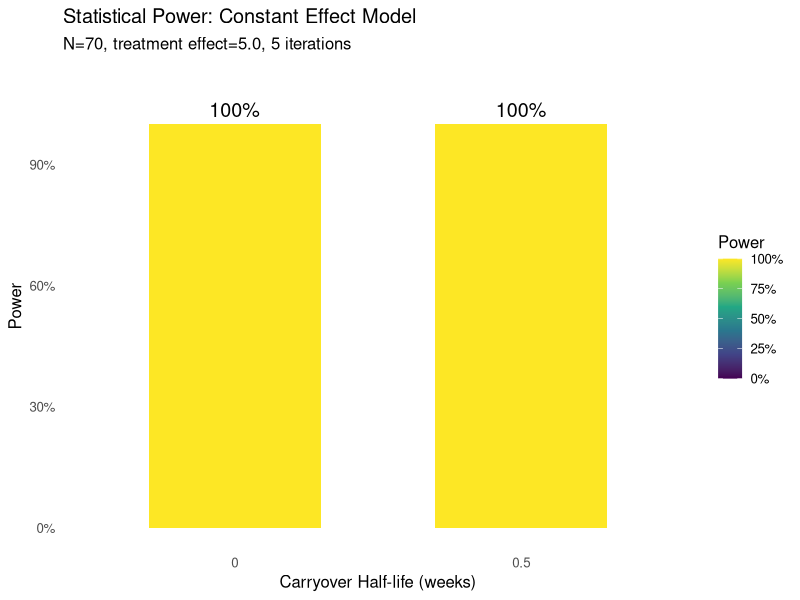

Here is the R script that generated this plot:
# Simplified N-of-1 Trial Simulation - Constant Effect Model
# Maximum simplification for learning

rm(list = ls())
suppressPackageStartupMessages({
  library(tidyverse)
  library(lmerTest)
  library(MASS)
  library(conflicted)
})

# Resolve conflicts
conflicts_prefer(dplyr::select)
conflicts_prefer(dplyr::filter)
conflicts_prefer(dplyr::lag)
conflicts_prefer(lmerTest::lmer)

# =============================================================================
# PARAMETERS
# =============================================================================

n_participants <- 70
n_iterations <- 5
treatment_effect <- 5.0        # Constant effect when on treatment
baseline_mean <- 10.0          # Mean baseline response
between_subject_sd <- 3.0      # SD of participant random effects
within_subject_sd <- 2.8       # SD of measurement noise
biomarker_mean <- 5.0          # Mean biomarker value
biomarker_sd <- 2.0            # SD of biomarker

# Correlation parameters (from Hendrickson)
autocorr <- 0.8                # Autocorrelation between adjacent timepoints
autocorr_decay <- 0.9          # How fast autocorrelation decays with lag

# Parameter grid - what we're testing
param_grid <- expand_grid(
  biomarker_correlation = c(0.3),
  carryover_t1half = c(0, 0.5)
)

# =============================================================================
# BUILD CORRELATION MATRIX
# =============================================================================

# Function to build AR(1)-like correlation matrix for timepoints
build_corr_matrix <- function(n_timepoints, rho, decay = 0.9) {
  # Create correlation matrix where corr decreases with lag
  # corr(t1, t2) = rho * decay^|t1 - t2|
  mat <- matrix(1, n_timepoints, n_timepoints)
  for (i in 1:n_timepoints) {
    for (j in 1:n_timepoints) {
      if (i != j) {
        lag <- abs(i - j)
        mat[i, j] <- rho * (decay ^ (lag - 1))
      }
    }
  }
  return(mat)
}

# =============================================================================
# HYBRID DESIGN STRUCTURE
# =============================================================================

# Measurement schedule
measurement_weeks <- c(4, 8, 9, 10, 11, 12, 16, 20)

# Function to create design with randomized path assignment
create_hybrid_design <- function(n_participants, measurement_weeks) {
  # Randomize participants to 4 paths (balanced)
  path_assignment <- sample(rep(1:4, length.out = n_participants))

  # Create design matrix
  expand_grid(
    participant_id = 1:n_participants,
    week = measurement_weeks
  ) %>%
    mutate(
      path = path_assignment[participant_id],
      # Treatment assignment based on path and week
      # Path 1: On -> On -> Off
      # Path 2: On -> Off -> On
      # Path 3: Off -> On -> Off
      # Path 4: Off -> Off -> On
      treatment = case_when(
        week %in% c(4, 8) ~ 1,              # Open-label weeks: all on treatment
        week == 9 ~ 1,                       # Transition week
        week %in% c(10, 11, 12) & path %in% c(1, 2) ~ 1,  # First crossover period
        week %in% c(10, 11, 12) & path %in% c(3, 4) ~ 0,
        week == 16 & path %in% c(1, 3) ~ 1,  # Second crossover period
        week == 16 & path %in% c(2, 4) ~ 0,
        week == 20 & path %in% c(1, 3) ~ 0,  # Third crossover period
        week == 20 & path %in% c(2, 4) ~ 1,
        TRUE ~ NA_real_
      )
    )
}

# =============================================================================
# RUN SIMULATION
# =============================================================================

cat("Running simulation with constant effect model...\n")
cat("Treatment effect =", treatment_effect, "\n")
cat("Participants =", n_participants, "\n")
cat("Iterations per condition =", n_iterations, "\n\n")

results <- tibble()

for (i in 1:nrow(param_grid)) {
  params <- as.list(param_grid[i, ])
  cat(sprintf("Condition %d: biomarker=%.1f, carryover=%.1f\n",
              i, params$biomarker_correlation, params$carryover_t1half))

  # Run iterations
  for (iter in 1:n_iterations) {
    set.seed(iter * 1000 + i)

    # Create design with fresh path randomization for this iteration
    hybrid_design <- create_hybrid_design(n_participants, measurement_weeks)

    n_timepoints <- length(measurement_weeks)

    # Build correlation matrix for residuals
    R <- build_corr_matrix(n_timepoints, autocorr, autocorr_decay)

    # Convert to covariance matrix
    Sigma <- R * within_subject_sd^2

    # Generate correlated data for each participant
    all_participant_data <- list()

    for (pid in 1:n_participants) {
      # Generate biomarker (correlated with response via shared factor)
      biomarker <- rnorm(1, biomarker_mean, biomarker_sd)

      # Random intercept (between-subject variability)
      random_intercept <- rnorm(1, 0, between_subject_sd)

      # Generate correlated residuals across timepoints
      correlated_residuals <- mvrnorm(1, mu = rep(0, n_timepoints), Sigma = Sigma)

      # Biomarker-correlated component of residuals
      # Higher biomarker -> residuals shifted by biomarker_correlation
      bm_effect_on_residuals <- (biomarker - biomarker_mean) / biomarker_sd *
                                 params$biomarker_correlation * within_subject_sd

      all_participant_data[[pid]] <- tibble(
        participant_id = pid,
        biomarker = biomarker,
        random_intercept = random_intercept,
        residual = correlated_residuals + bm_effect_on_residuals
      )
    }

    participant_data <- bind_rows(all_participant_data) %>%
      group_by(participant_id) %>%
      mutate(timepoint_idx = row_number()) %>%
      ungroup()

    # Generate trial data
    trial_data <- hybrid_design %>%
      group_by(participant_id) %>%
      mutate(timepoint_idx = row_number()) %>%
      ungroup() %>%
      left_join(participant_data, by = c("participant_id", "timepoint_idx")) %>%
      group_by(participant_id) %>%
      arrange(week) %>%
      mutate(
        # Calculate time since drug stopped (for carryover)
        drug_stopped = treatment == 0 & lag(treatment, default = 1) == 1,
        time_off = cumsum(drug_stopped),

        # Carryover effect: exponential decay when off treatment
        carryover_effect = if (params$carryover_t1half > 0) {
          ifelse(treatment == 0 & time_off > 0,
                 (0.5)^(time_off / params$carryover_t1half),
                 0)
        } else {
          0
        },

        # Treatment effect (constant when on drug)
        # - Full effect when treatment = 1
        # - Partial effect via carryover when treatment = 0
        drug_effect = treatment * treatment_effect +
                      (1 - treatment) * carryover_effect * treatment_effect,

        # Biomarker moderation of treatment effect
        # Higher biomarker = stronger response to treatment
        biomarker_moderation = (biomarker - biomarker_mean) / biomarker_sd *
                               params$biomarker_correlation * drug_effect,

        # Generate response
        # Response = baseline + random effect + drug effect + biomarker moderation + correlated residual
        response = baseline_mean +
                   random_intercept +
                   drug_effect +
                   biomarker_moderation +
                   residual
      ) %>%
      ungroup()

    # Fit mixed model
    model_result <- tryCatch({
      # Center biomarker for better interpretation
      trial_data <- trial_data %>%
        mutate(bm_centered = biomarker - mean(biomarker))

      if (params$carryover_t1half > 0) {
        model <- lmer(response ~ treatment * bm_centered + week + carryover_effect +
                      (1 | participant_id),
                      data = trial_data)
      } else {
        model <- lmer(response ~ treatment * bm_centered + week +
                      (1 | participant_id),
                      data = trial_data)
      }

      # Extract treatment × biomarker interaction
      coefs <- summary(model)$coefficients
      idx <- which(rownames(coefs) == "treatment:bm_centered")

      if (length(idx) == 0) {
        stop("Interaction term not found")
      }

      # Calculate p-value
      t_val <- coefs[idx, "t value"]
      df_approx <- nrow(trial_data) - nrow(coefs)
      p_value <- 2 * pt(-abs(t_val), df = df_approx)

      tibble(
        iteration = iter,
        biomarker_correlation = params$biomarker_correlation,
        carryover_t1half = params$carryover_t1half,
        effect_size = coefs[idx, "Estimate"],
        se = coefs[idx, "Std. Error"],
        t_value = t_val,
        p_value = p_value,
        significant = p_value < 0.05
      )
    }, error = function(e) {
      cat("  Error in iteration", iter, ":", conditionMessage(e), "\n")
      tibble(iteration = iter, biomarker_correlation = params$biomarker_correlation,
             carryover_t1half = params$carryover_t1half, effect_size = NA,
             se = NA, t_value = NA, p_value = NA, significant = NA)
    })

    results <- bind_rows(results, model_result)
  }
}

# =============================================================================
# SUMMARIZE RESULTS
# =============================================================================

cat("\n", strrep("=", 50), "\n")
cat("RESULTS\n")
cat(strrep("=", 50), "\n\n")

summary_results <- results %>%
  group_by(biomarker_correlation, carryover_t1half) %>%
  summarize(
    power = mean(significant, na.rm = TRUE),
    mean_effect = mean(effect_size, na.rm = TRUE),
    sd_effect = sd(effect_size, na.rm = TRUE),
    n = n(),
    .groups = "drop"
  )

print(summary_results)

# =============================================================================
# VISUALIZATION
# =============================================================================

library(viridis)

# Adaptive visualization based on data structure
plot_power_results <- function(data) {
  has_carryover <- n_distinct(data$carryover_t1half) > 1
  has_biomarker <- n_distinct(data$biomarker_correlation) > 1

  # Convert to factors
  data <- data %>%
    mutate(
      carryover_t1half = factor(carryover_t1half),
      biomarker_correlation = factor(biomarker_correlation)
    )

  if (has_carryover && has_biomarker) {
    # 2D heatmap
    p <- ggplot(data, aes(x = carryover_t1half, y = biomarker_correlation, fill = power)) +
      geom_tile(color = "white", linewidth = 0.5) +
      geom_text(aes(label = sprintf("%.0f%%", power * 100)), color = "black", size = 5) +
      labs(x = "Carryover Half-life (weeks)", y = "Biomarker Correlation")

  } else if (has_carryover) {
    # Bar chart by carryover
    p <- ggplot(data, aes(x = carryover_t1half, y = power, fill = power)) +
      geom_col(width = 0.6) +
      geom_text(aes(label = sprintf("%.0f%%", power * 100)), vjust = -0.5, size = 5) +
      scale_y_continuous(limits = c(0, 1.1), labels = scales::percent) +
      labs(x = "Carryover Half-life (weeks)", y = "Power")

  } else if (has_biomarker) {
    # Bar chart by biomarker
    p <- ggplot(data, aes(x = biomarker_correlation, y = power, fill = power)) +
      geom_col(width = 0.6) +
      geom_text(aes(label = sprintf("%.0f%%", power * 100)), vjust = -0.5, size = 5) +
      scale_y_continuous(limits = c(0, 1.1), labels = scales::percent) +
      labs(x = "Biomarker Correlation", y = "Power")

  } else {
    # Single bar
    p <- ggplot(data, aes(x = 1, y = power, fill = power)) +
      geom_col(width = 0.4) +
      geom_text(aes(label = sprintf("%.0f%%", power * 100)), vjust = -0.5, size = 6) +
      scale_y_continuous(limits = c(0, 1.1), labels = scales::percent) +
      labs(x = "", y = "Power") +
      theme(axis.text.x = element_blank(), axis.ticks.x = element_blank())
  }

  # Common styling
  p <- p +
    scale_fill_viridis_c(name = "Power", labels = scales::percent, limits = c(0, 1)) +
    labs(title = "Statistical Power: Constant Effect Model",
         subtitle = sprintf("N=%d, treatment effect=%.1f, %d iterations",
                           n_participants, treatment_effect, n_iterations)) +
    theme_minimal(base_size = 12) +
    theme(panel.grid = element_blank())

  return(p)
}

# Generate and save plot
p <- plot_power_results(summary_results)
print(p)

# Save outputs
output_dir <- "../output"
if (!dir.exists(output_dir)) dir.create(output_dir, recursive = TRUE)

ggsave(file.path(output_dir, "power_results.pdf"), p, width = 8, height = 6)
save(results, summary_results, file = file.path(output_dir, "simulation_results.RData"))

cat("\nDone! Results saved to", output_dir, "\n")
cat("- power_results.pdf\n")
cat("- simulation_results.RData\n")
